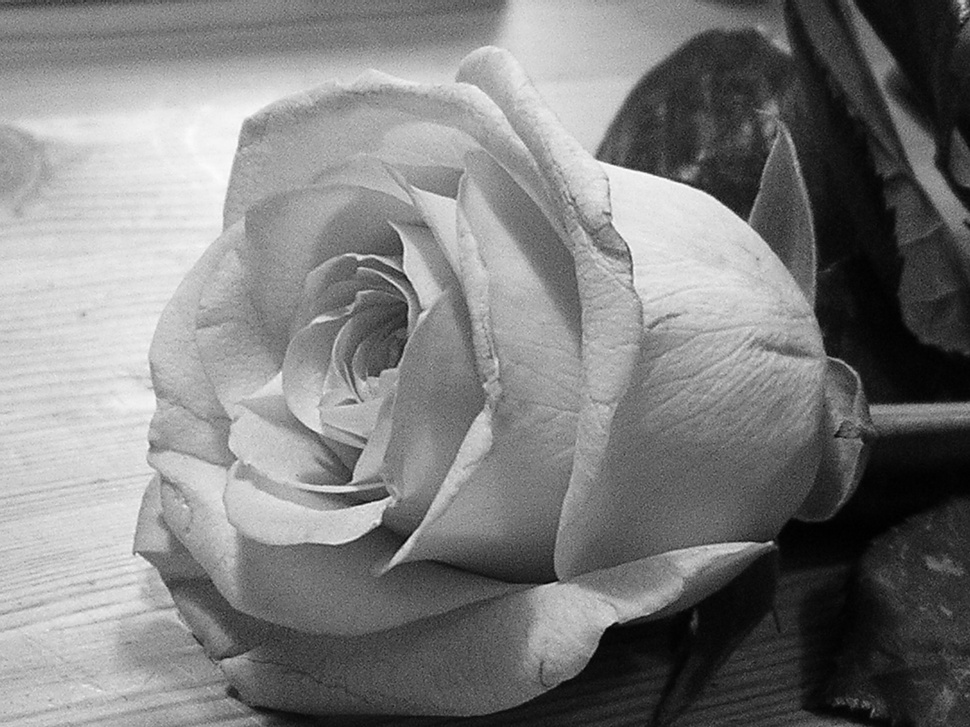
#> input picture images/grayscale1.jpg, 970 x 727 px, shrunk from 2592 x 1944 before the run
$ python demo20.py
#> lines starting #> are read from the running program, lines starting #| are printed output that depends on the picture; after the words box and inside, x2 and y2 are one past the last pixel; in counts of white or black regions, pixels touching at a corner belong together
import cv2
import matplotlib.pyplot as plt
import time
import numpy as np

path = 'images/grayscale1.jpg'
img = cv2.imread(path, cv2.IMREAD_GRAYSCALE)
#> img is the input picture: shape (727, 970); min 0, max 254, mean 126.2
# plt.imshow(img)
# plt.show()

THRESHOLD_VALUE = 50
maxValue = 255


# [9 lines of commented-out code are left out]


plt.imshow(img)
startTime = time.time()
threshold_return, binaryImage = cv2.threshold(img, THRESHOLD_VALUE, maxValue, cv2.THRESH_BINARY)  #0.003
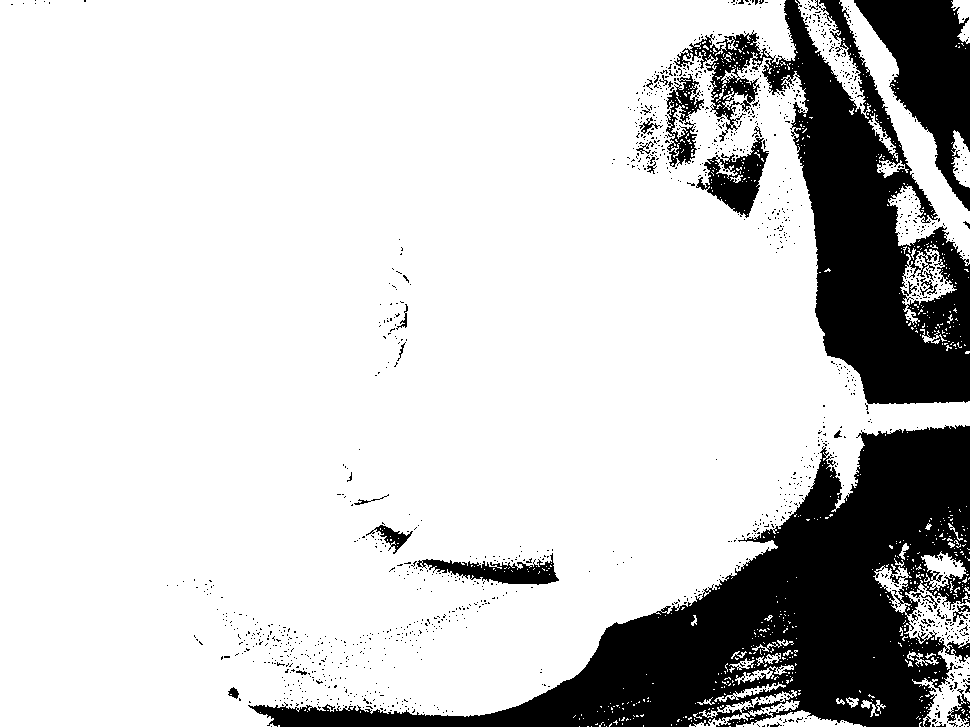
#> binaryImage: shape (727, 970); 80.8% white; 1422 black regions (1389 under 20 px), largest, box (x1, y1, x2, y2) and area: (248, 425, 970, 727) 71520, (674, 0, 970, 404) 40869, (854, 0, 970, 211) 11345
#> threshold_return = 50
# binaryImage = thresholdUsingLoop(img, THRESHOLD_VALUE, maxValue)
endTime = time.time()
print(f"it took {endTime - startTime} to do threshold")
plt.show()
plt.subplot(121)
plt.title("original image")
plt.imshow(img, cmap='gray', vmin=0, vmax=255)
plt.subplot(122)
plt.title("binary image")
plt.imshow(binaryImage, cmap='gray', vmin=0, vmax=255)
plt.show()
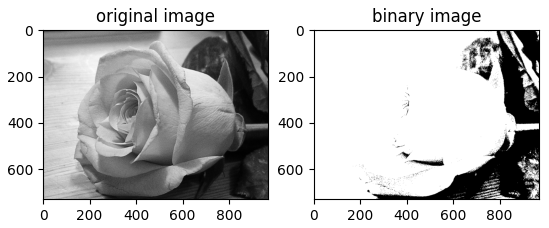
#> figure drawn by matplotlib, 2 panels
